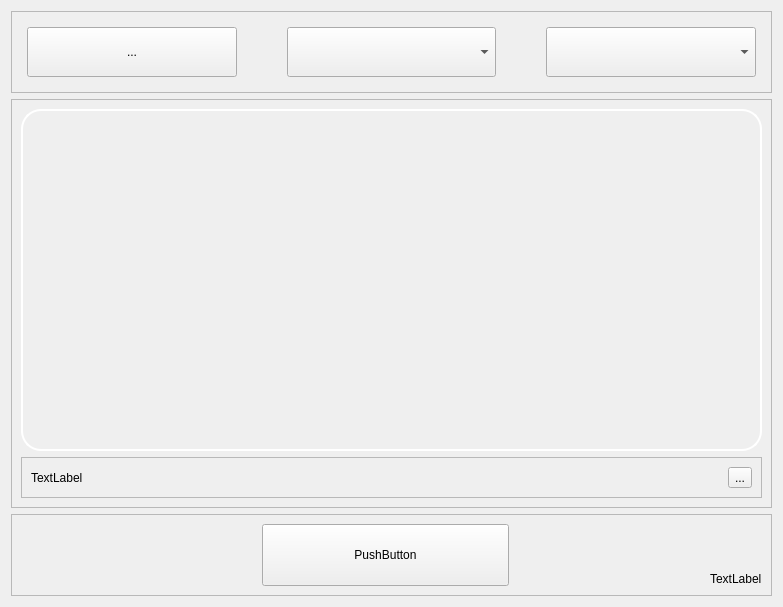
<?xml version="1.0" encoding="UTF-8"?>
<ui version="4.0">
 <class>Form</class>
 <widget class="QWidget" name="Form">
  <property name="geometry">
   <rect>
    <x>0</x>
    <y>0</y>
    <width>783</width>
    <height>607</height>
   </rect>
  </property>
  <property name="windowTitle">
   <string>Form</string>
  </property>
  <property name="windowOpacity">
   <double>1.000000000000000</double>
  </property>
  <property name="styleSheet">
   <string notr="true"/>
  </property>
  <layout class="QVBoxLayout" name="verticalLayout_2" stretch="1,5,1">
   <item>
    <widget class="QFrame" name="frame">
     <property name="frameShape">
      <enum>QFrame::StyledPanel</enum>
     </property>
     <property name="frameShadow">
      <enum>QFrame::Raised</enum>
     </property>
     <layout class="QHBoxLayout" name="horizontalLayout_3" stretch="1,1,1">
      <property name="spacing">
       <number>50</number>
      </property>
      <property name="leftMargin">
       <number>15</number>
      </property>
      <property name="topMargin">
       <number>15</number>
      </property>
      <property name="rightMargin">
       <number>15</number>
      </property>
      <property name="bottomMargin">
       <number>15</number>
      </property>
      <item>
       <widget class="QToolButton" name="toolButton">
        <property name="sizePolicy">
         <sizepolicy hsizetype="Preferred" vsizetype="Preferred">
          <horstretch>0</horstretch>
          <verstretch>0</verstretch>
         </sizepolicy>
        </property>
        <property name="text">
         <string>...</string>
        </property>
       </widget>
      </item>
      <item>
       <widget class="QComboBox" name="comboBox_2">
        <property name="sizePolicy">
         <sizepolicy hsizetype="Preferred" vsizetype="Preferred">
          <horstretch>0</horstretch>
          <verstretch>0</verstretch>
         </sizepolicy>
        </property>
       </widget>
      </item>
      <item>
       <widget class="QComboBox" name="comboBox">
        <property name="sizePolicy">
         <sizepolicy hsizetype="Preferred" vsizetype="Preferred">
          <horstretch>0</horstretch>
          <verstretch>0</verstretch>
         </sizepolicy>
        </property>
       </widget>
      </item>
     </layout>
    </widget>
   </item>
   <item>
    <widget class="QFrame" name="frame_2">
     <property name="frameShape">
      <enum>QFrame::StyledPanel</enum>
     </property>
     <property name="frameShadow">
      <enum>QFrame::Raised</enum>
     </property>
     <layout class="QVBoxLayout" name="verticalLayout">
      <item>
       <widget class="QTableView" name="tableView">
        <property name="styleSheet">
         <string notr="true">QTableView{
	background-color:transparent;
	border:2px solid white;
	border-radius:20px;
}</string>
        </property>
       </widget>
      </item>
      <item>
       <widget class="QFrame" name="frame_3">
        <property name="frameShape">
         <enum>QFrame::StyledPanel</enum>
        </property>
        <property name="frameShadow">
         <enum>QFrame::Raised</enum>
        </property>
        <layout class="QHBoxLayout" name="horizontalLayout">
         <item alignment="Qt::AlignLeft">
          <widget class="QLabel" name="label">
           <property name="text">
            <string>TextLabel</string>
           </property>
          </widget>
         </item>
         <item>
          <widget class="QToolButton" name="toolButton_2">
           <property name="sizePolicy">
            <sizepolicy hsizetype="Fixed" vsizetype="Fixed">
             <horstretch>0</horstretch>
             <verstretch>0</verstretch>
            </sizepolicy>
           </property>
           <property name="text">
            <string>...</string>
           </property>
          </widget>
         </item>
        </layout>
       </widget>
      </item>
     </layout>
    </widget>
   </item>
   <item>
    <widget class="QFrame" name="frame_4">
     <property name="frameShape">
      <enum>QFrame::StyledPanel</enum>
     </property>
     <property name="frameShadow">
      <enum>QFrame::Raised</enum>
     </property>
     <layout class="QHBoxLayout" name="horizontalLayout_2">
      <item>
       <spacer name="horizontalSpacer">
        <property name="orientation">
         <enum>Qt::Horizontal</enum>
        </property>
        <property name="sizeType">
         <enum>QSizePolicy::Minimum</enum>
        </property>
        <property name="sizeHint" stdset="0">
         <size>
          <width>241</width>
          <height>20</height>
         </size>
        </property>
       </spacer>
      </item>
      <item>
       <widget class="QPushButton" name="pushButton">
        <property name="sizePolicy">
         <sizepolicy hsizetype="Minimum" vsizetype="Preferred">
          <horstretch>0</horstretch>
          <verstretch>0</verstretch>
         </sizepolicy>
        </property>
        <property name="text">
         <string>PushButton</string>
        </property>
       </widget>
      </item>
      <item alignment="Qt::AlignRight|Qt::AlignBottom">
       <widget class="QLabel" name="label_2">
        <property name="text">
         <string>TextLabel</string>
        </property>
       </widget>
      </item>
     </layout>
    </widget>
   </item>
  </layout>
 </widget>
 <resources/>
 <connections/>
</ui>
